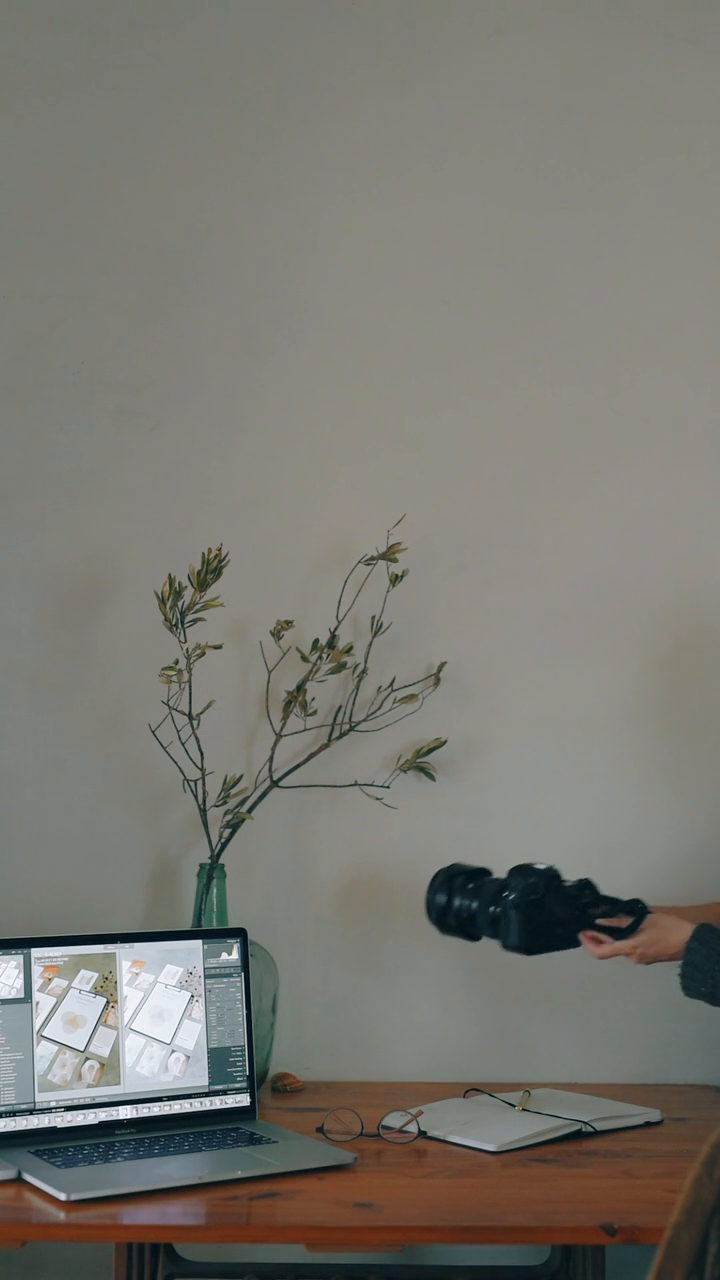
#> input picture frame 85 of video_source.mp4, 720 x 1280 px
$ python tracking.py
#> lines starting #> are read from the running program, lines starting #| are printed output that depends on the picture
import cv2, numpy as np, os, csv, shutil, tempfile
from pathlib import Path
root=Path(__file__).resolve().parent
tmp=Path(tempfile.gettempdir())/'lab2_tracking_result.mp4'
cap=cv2.VideoCapture(str(root/'video_source.mp4'))
start,end=85,184
cap.set(cv2.CAP_PROP_POS_FRAMES,start); ok,frame=cap.read(); assert ok
#> further down, frame is the input picture: shape (1280, 720, 3); mean B, G, R 113.4, 120.2, 121.7
gray=cv2.cvtColor(frame,cv2.COLOR_BGR2GRAY)
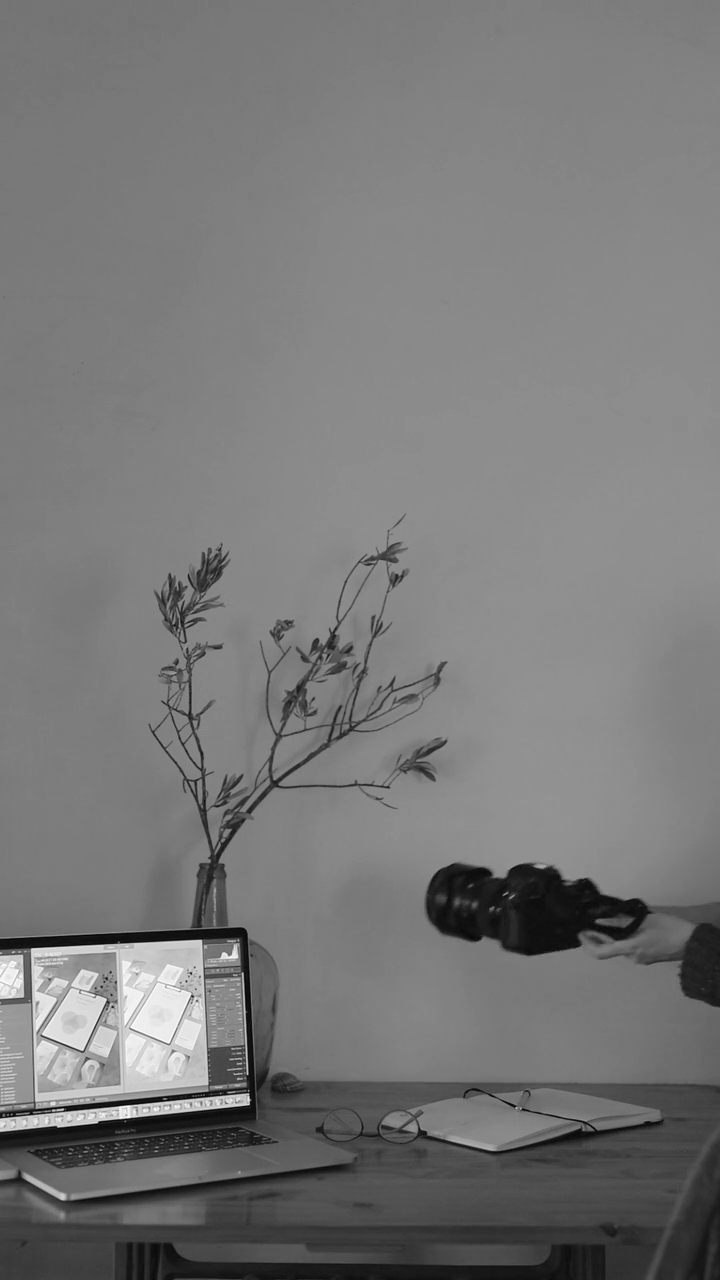
#> gray: shape (1280, 720); min 2, max 255, mean 119.9
mask=np.zeros_like(gray); mask[865:955,425:585]=255
pts=cv2.goodFeaturesToTrack(gray, maxCorners=90, qualityLevel=.008, minDistance=4, mask=mask, blockSize=5)
#> pts = 89 rows, first 8: [493, 876], [491, 908], [503, 894], [508, 893], [509, 898], [562, 878], [483, 937], [514, 894]
print('initial points',len(pts))
#| initial points 89
model=cv2.imdecode(np.fromfile(root/'model.png',dtype=np.uint8),cv2.IMREAD_UNCHANGED); assert model is not None and model.shape[2]==4
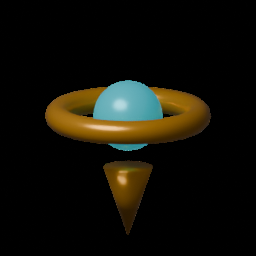
#> input picture model.png, 256 x 256 px
#> further down, model is the input picture: shape (256, 256, 4); mean B, G, R, A 8.4, 15.7, 17.2, 38.4
writer=cv2.VideoWriter(str(tmp),cv2.VideoWriter_fourcc(*'mp4v'),29.97,(720,1280)); assert writer.isOpened()
M=np.eye(3); records=[]
for f in range(start,end+1):
 if f>start:
  ok,frame=cap.read(); assert ok
  nxt=cv2.cvtColor(frame,cv2.COLOR_BGR2GRAY)
  dst,status,err=cv2.calcOpticalFlowPyrLK(gray,nxt,pts,None,winSize=(31,31),maxLevel=3,criteria=(cv2.TERM_CRITERIA_EPS|cv2.TERM_CRITERIA_COUNT,30,.01))
  a=pts[status.ravel()==1].reshape(-1,2); b=dst[status.ravel()==1].reshape(-1,2)
  A,inliers=cv2.estimateAffinePartial2D(a,b,method=cv2.RANSAC,ransacReprojThreshold=3,maxIters=1000)
  if A is None or inliers is None or inliers.sum()<5: raise RuntimeError(f'track lost at frame {f}: {len(a)}')
  M=np.vstack([A,[0,0,1]])@M
  pts=b[inliers.ravel().astype(bool)].reshape(-1,1,2).astype(np.float32); gray=nxt
 anchor=M@np.array([512,865,1]); scale=(M[0,0]**2+M[1,0]**2)**.5; angle=np.degrees(np.arctan2(M[1,0],M[0,0]))
 size=120*scale
 # Position the bottom of the 3D-rendered sign on the tracked camera body.
 T=cv2.getRotationMatrix2D((128,128),-angle,size/256); T[:,2]+=np.array([anchor[0]-128,anchor[1]-120])-T[:,:2]@np.array([128,128]) + np.array([128,128])
 # Define the sprite centre directly in image coordinates.
 T=cv2.getRotationMatrix2D((128,128),-angle,size/256); T[:,2]+=np.array([anchor[0]-128,anchor[1]-size*.57-128])
 over=cv2.warpAffine(model,T,(720,1280),flags=cv2.INTER_LINEAR,borderMode=cv2.BORDER_CONSTANT,borderValue=(0,0,0,0))
 alpha=over[:,:,3:4].astype(np.float32)/255.; frame=(frame*(1-alpha)+over[:,:,:3]*alpha).astype(np.uint8)
 writer.write(frame); records.append([f-start+1,f,round(float(anchor[0]),2),round(float(anchor[1]),2),round(float(scale),4),round(float(angle),2),len(pts)])
 if f in (85,120,160,184): cv2.imencode('.png',frame)[1].tofile(root/f'кадр_{f}.png')
writer.release(); cap.release()
shutil.copy(str(tmp),root/'result_rebuilt.mp4')
with open(root/'tracking.csv','w',newline='',encoding='utf-8-sig') as f:
 w=csv.writer(f); w.writerow(['output_frame','source_frame','x_px','y_px','scale','angle_deg','points']); w.writerows(records)
print('first',records[0],'last',records[-1],'min_points',min(r[-1] for r in records))

$ run again, starting later in the video
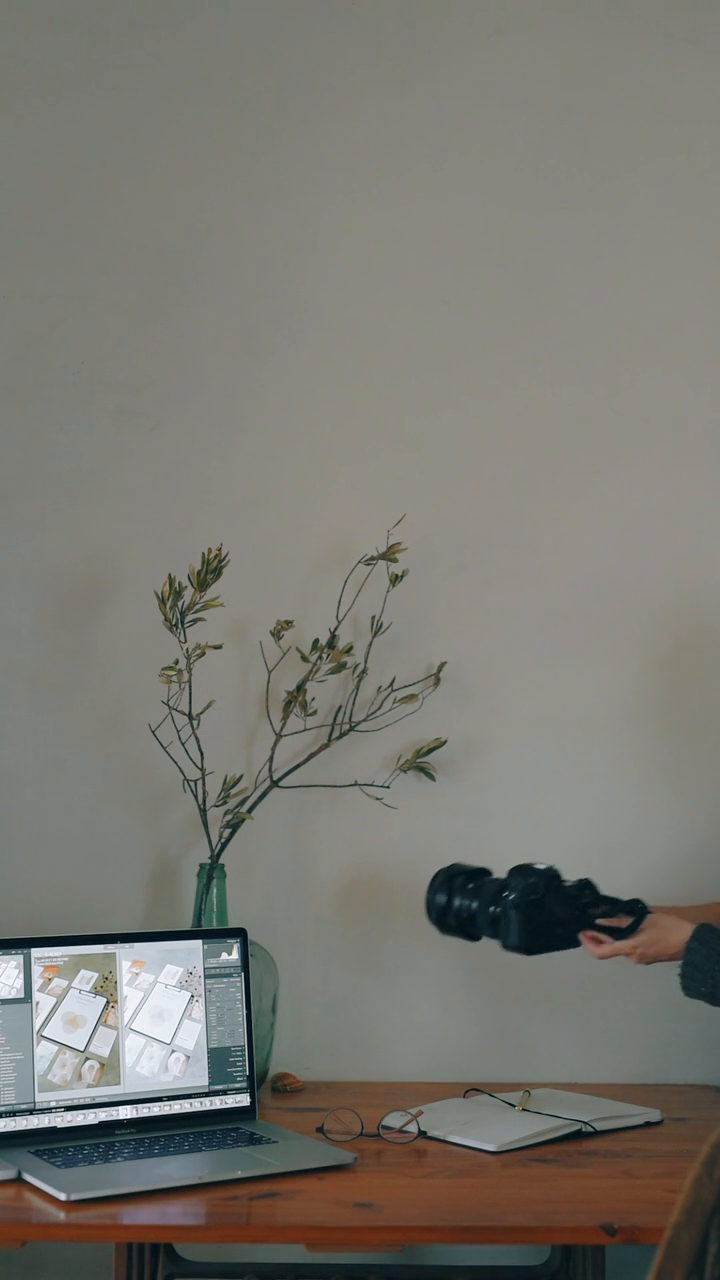
#> input picture frame 85 of video_source.mp4, 720 x 1280 px
#> frame is the input picture: shape (1280, 720, 3); mean B, G, R 113.4, 120.2, 121.7
#> pts = 89 rows, first 8: [493, 876], [491, 908], [503, 894], [508, 893], [509, 898], [562, 878], [483, 937], [514, 894]
#| initial points 89
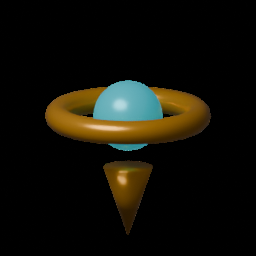
#> input picture model.png, 256 x 256 px
#> model is the input picture: shape (256, 256, 4); mean B, G, R, A 8.4, 15.7, 17.2, 38.4

$ run again, starting later in the video
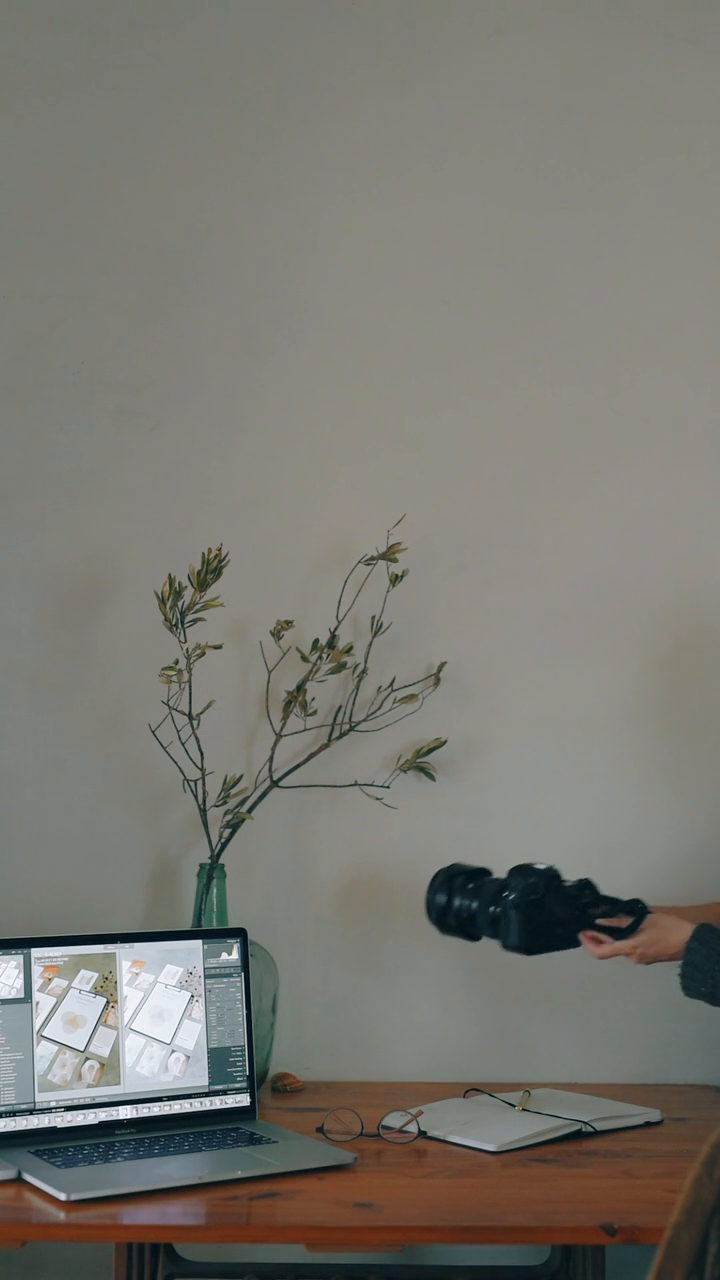
#> input picture frame 85 of video_source.mp4, 720 x 1280 px
#> frame is the input picture: shape (1280, 720, 3); mean B, G, R 113.4, 120.2, 121.7
#> pts = 89 rows, first 8: [493, 876], [491, 908], [503, 894], [508, 893], [509, 898], [562, 878], [483, 937], [514, 894]
#| initial points 89
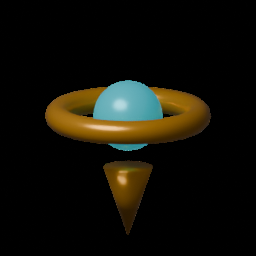
#> input picture model.png, 256 x 256 px
#> model is the input picture: shape (256, 256, 4); mean B, G, R, A 8.4, 15.7, 17.2, 38.4
